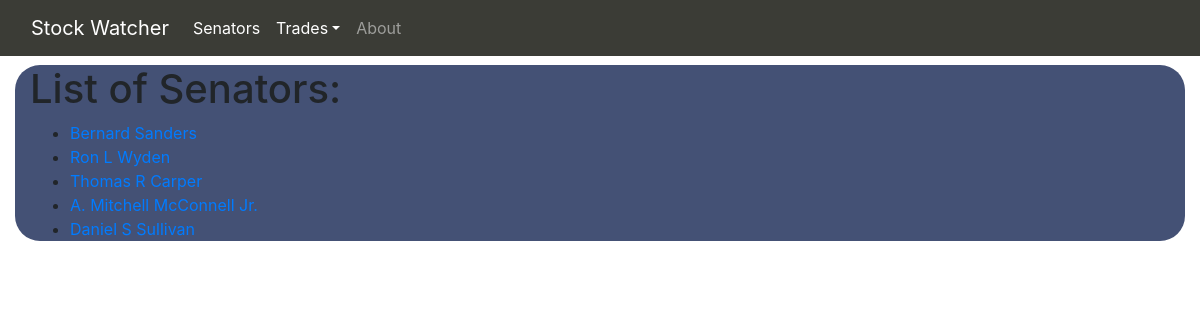
The page /senators/ on the database its author committed.
### stocks/models.py (models this page shows)
class Senator(models.Model):
    class Answer(models.TextChoices):
        NO = 'N'
        YES = 'Y'
    class PartyChoices(models.TextChoices):
        REPUBLICAN = 'R'
        DEMOCRAT = 'D'
        INDEPENDENT = 'I'
    first_name = models.CharField(max_length=50)
    last_name = models.CharField(max_length=50)
    def __str__(self):
        return f'{self.first_name} {self.last_name}'

### stocks/views.py (the view)
# urls.py: path('senators/', views.senators, name='senators'),
def senators(request):
    context = {'senators': Senator.objects.all()}
    return render(request, 'stocks/senators.html', context)

### stocks/templates/stocks/senators.html
{% extends 'stocks/base.html' %}
{% block content %}
<div class="container-fluid content">
	<div class="col" style="background-color: #445175; width: inherit; border-radius: 25px;">
		<h1>List of Senators: </h1>
		<ul>
			{% for senator in senators %}
			<li><a href='/senator/{{ senator.id }}'>{{ senator }}</a></li>
			{% endfor %}
		</ul>
	</div>
</div>
{% endblock content %}

### stocks/templates/stocks/base.html (style rules this page uses)
body { padding-top: 65px; background-color: #ffffff; }

### rows shown on the page
Senator: first_name+last_name "Bernard Sanders"
Senator: first_name+last_name "Ron L Wyden"
Senator: first_name+last_name "Thomas R Carper"
Senator: first_name+last_name "A. Mitchell McConnell Jr."
Senator: first_name+last_name "Daniel S Sullivan"
